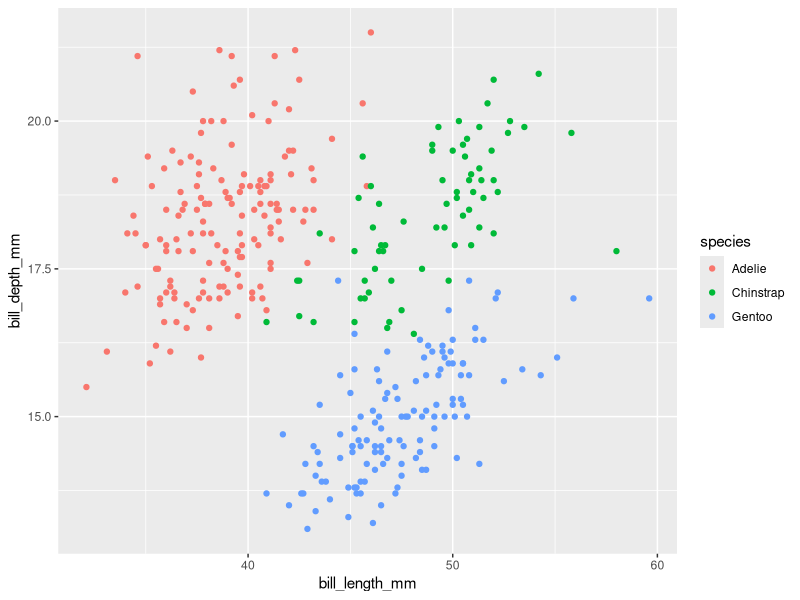
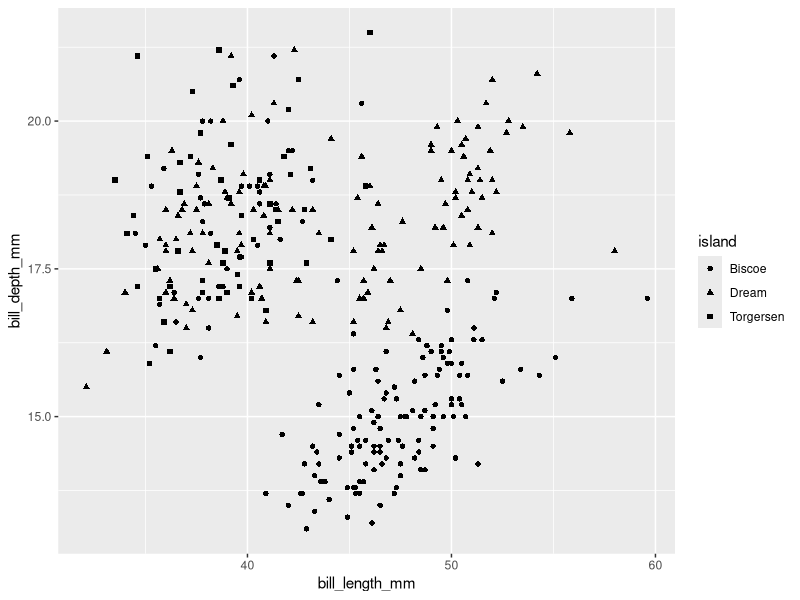
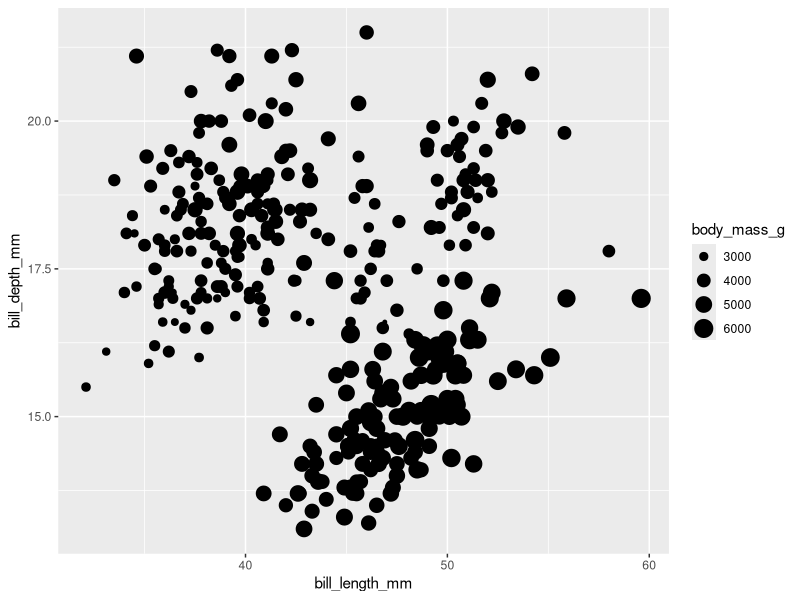
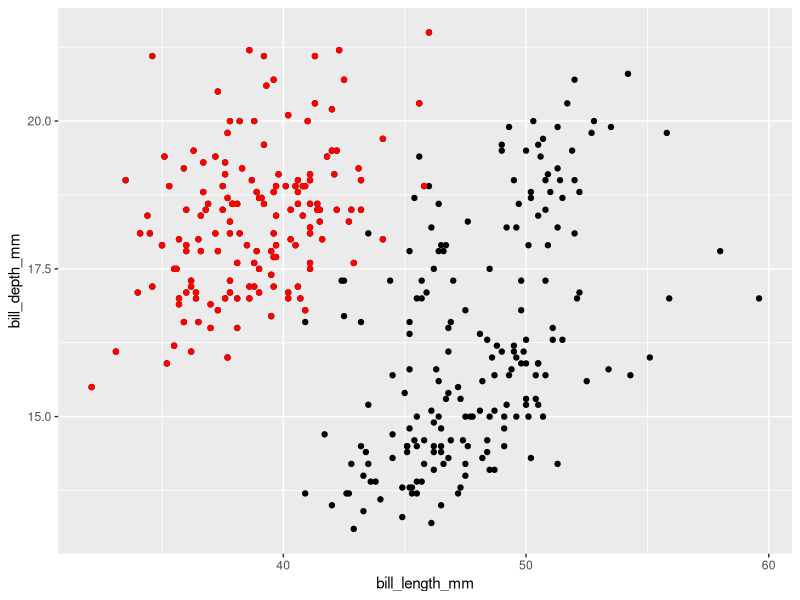
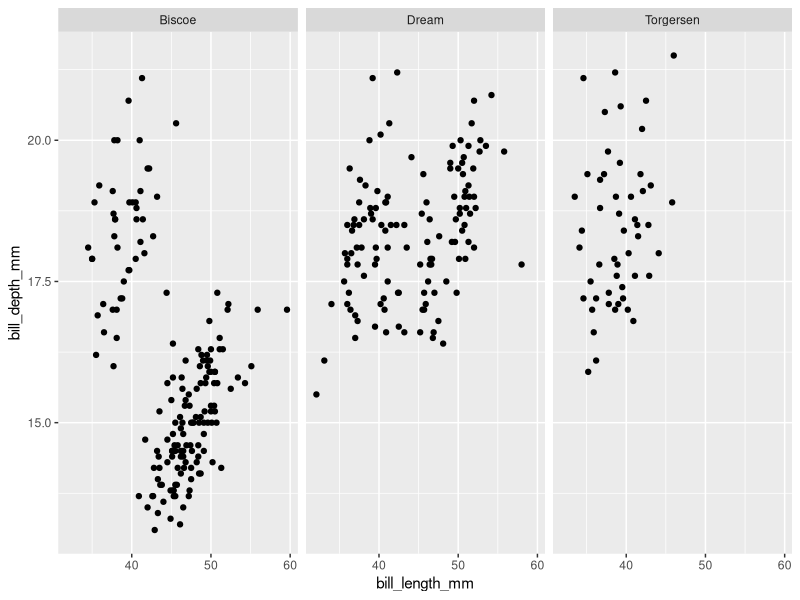

Write the R code that produced these figures, in order.

# Solutions for Penguins Dataset Visualization Exercises

# Load necessary libraries
library(ggplot2)
library(palmerpenguins)

# 1. Basic Plotting
ggplot(penguins, aes(x = bill_length_mm, y = bill_depth_mm, color = species)) +
  geom_point()

# 2. Using Different Shapes
ggplot(penguins, aes(x = bill_length_mm, y = bill_depth_mm, shape = island)) +
  geom_point()

# 3. Using Size Aesthetic
ggplot(penguins, aes(x = bill_length_mm, y = bill_depth_mm, size = body_mass_g)) +
  geom_point()

# 4. Highlighting Specific Species
ggplot(penguins, aes(x = bill_length_mm, y = bill_depth_mm)) +
  geom_point() +
  geom_point(
    data = subset(penguins, species == "Adelie"),
    color = "red"
  )

# 5. Facet Plots
ggplot(penguins, aes(x = bill_length_mm, y = bill_depth_mm)) +
  geom_point() +
  facet_wrap(~island)
